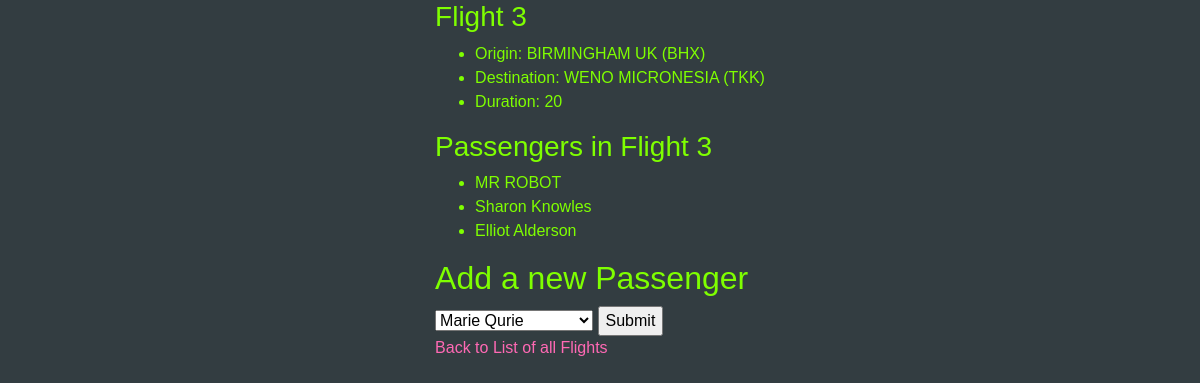
/flight/3, run on the app's committed database.
### flight/models.py (models this page shows, shortened)
class Flights(models.Model):
    origin = models.ForeignKey(Airports, on_delete=models.CASCADE, related_name="departures")
    destination = models.ForeignKey(Airports, on_delete=models.CASCADE, related_name="arrivals")
    duration = models.IntegerField()

class Airports(models.Model):
    code = models.CharField(max_length = 7)
    city = models.CharField(max_length = 64)
    def __str__(self):
        return f"{self.city} ({self.code})"

class Passengers(models.Model):
    first = models.CharField(max_length=64)
    last = models.CharField(max_length=64)
    flight = models.ManyToManyField(Flights, blank=True, related_name="passengers")
    def __str__(self):
        return f"{self.first} {self.last}"

### flight/views.py (the view)
# urls.py: path('flight/', include('flight.urls')),
def flight(request, flight_id):
    flight = Flights.objects.get(pk=flight_id)
    context = {
        'flight': flight,
        'passengers': flight.passengers.all(),
        'non_passengers': Passengers.objects.exclude(flight=flight_id).all(),
    }
    return render(request, 'flight.html', context)

### flight/templates/flight.html (shortened to what this page needs)
{% extends 'layout.html' %}
{% block body %}
<div class="flight">
    <h3>Flight {{ flight.id }}</h3>
    <ul>
        <li>Origin: {{ flight.origin }}</li>
        <li>Destination: {{ flight.destination }}</li>
        <li>Duration: {{ flight.duration }}</li>
    </ul>
    <h3>Passengers in Flight {{ flight.id }}</h3>
    <ul>
        {% for person in passengers %}
        <li>{{ person }}</li>
        {% empty %}
        <li>No Passengers</li>
        {% endfor %}
    </ul>
    <h2>Add a new Passenger</h2>
    <form action="{% url 'book' flight.id %}" method="post">
        <select name="info">
            {% for passenger in non_passengers %}
            <option value="{{ passenger.id }}">
                {{ passenger }}
            </option>
            {% endfor %}
        </select>
        <input type="submit" value="Submit">
    </form>
    <a href="{% url 'main' %}">Back to List of all Flights</a>
</div>
{% endblock %}

### flight/templates/layout.html (style rules this page uses)
a { color: hotpink; text-decoration: none; }
body { display: flex; flex-wrap: wrap; align-content: center; justify-content: center; font-family: Verdana, Geneva, Tahoma, sans-serif; background-color: rgb(51, 61, 65); color: chartreuse; justify-items: center; align-items: center; }

### data on the page
Flights: id "3", origin "BIRMINGHAM UK (BHX)", destination "WENO MICRONESIA (TKK)", duration "20"
Passengers: first+last "MR ROBOT"
Passengers: first+last "Sharon Knowles"
Passengers: first+last "Elliot Alderson"

### other printed values
form field info "Marie Qurie"
